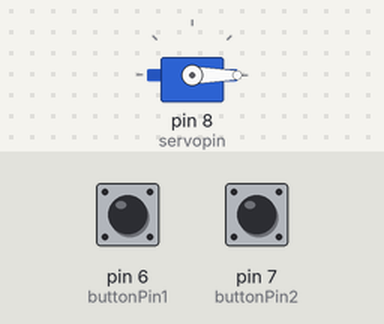
Simulated run of this sketch. Board: Arduino Uno, built with avr-gcc and run on an emulated ATmega328P. On the bench: servo. The inputs (shaded band) are chosen by the test bench; at power-on: pin 6 (buttonPin1) LOW, pin 7 (buttonPin2) LOW.

Above: at 1.2 s.
1.3 s: pin 6 (buttonPin1) pulled HIGH for 1 s
At 3.3 s:
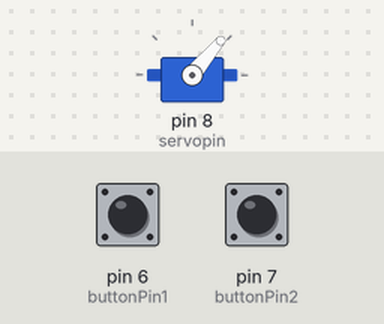
3.8 s: pin 6 (buttonPin1) pulled HIGH for 3.2 s
At 7.0 s:
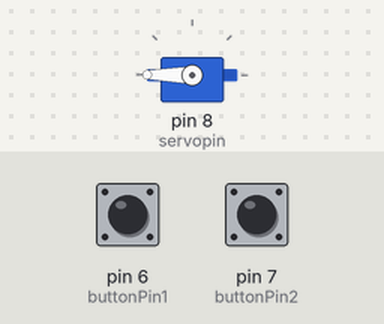
8.5 s: pin 7 (buttonPin2) pulled HIGH for 0.15 s
At 9.8 s:
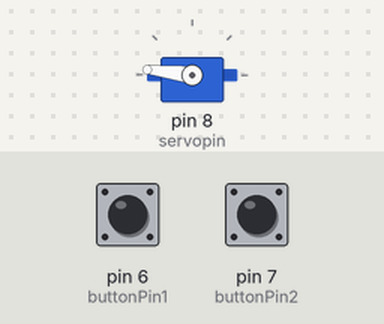
10.1 s: pin 7 (buttonPin2) pulled HIGH for 1 s
At 12.3 s:
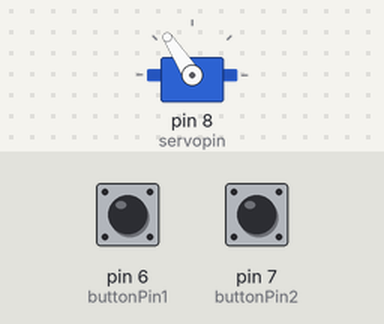
Timing chart, 0 to 13.6 s (numbered marks = the images above; inputs shaded):
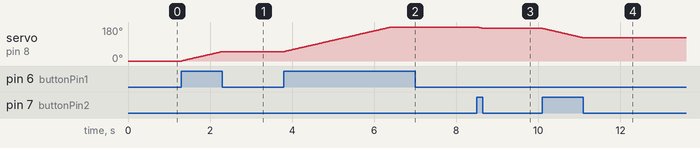

The sketch:

SERVO_PULSADOR.ino
```cpp
#include <Servo.h>

Servo servo1;

int servopin = 8;
int angulo = 0;
int buttonPin1 = 6;
int buttonPin2 = 7;
int buttonState1 = 0;
int buttonState2 = 0;

void setup() {
  servo1.attach(servopin);
  pinMode(buttonPin1, INPUT);
  pinMode(buttonPin2, INPUT);
  servo1.write(angulo);
}

void loop() {
  buttonState1 = digitalRead(buttonPin1);
  buttonState2 = digitalRead(buttonPin2);

  if (buttonState1 == HIGH) {
    angulo++;
    if (angulo >= 180) {
      angulo = 180;
    }
  }

  if (buttonState2 == HIGH) {
    angulo--;
    if (angulo <= 0) {
      angulo = 0;
    }
  }

  servo1.write(angulo);
  delay(20); // Añadir un pequeño delay para evitar cambios muy rápidos
}
```

Measured:
- after the input at 1.3 s, servo on pin 8 (servopin): moves from 0° to 50° over 0.98 s, starting at once
- after the input at 3.8 s, servo on pin 8 (servopin): moves from 50° to 180° over 2.6 s, starting at once
- after the input at 8.5 s, servo on pin 8 (servopin): 180° → 173° at once
- after the input at 10.1 s, servo on pin 8 (servopin): moves from 173° to 123° over 0.98 s, starting at once
